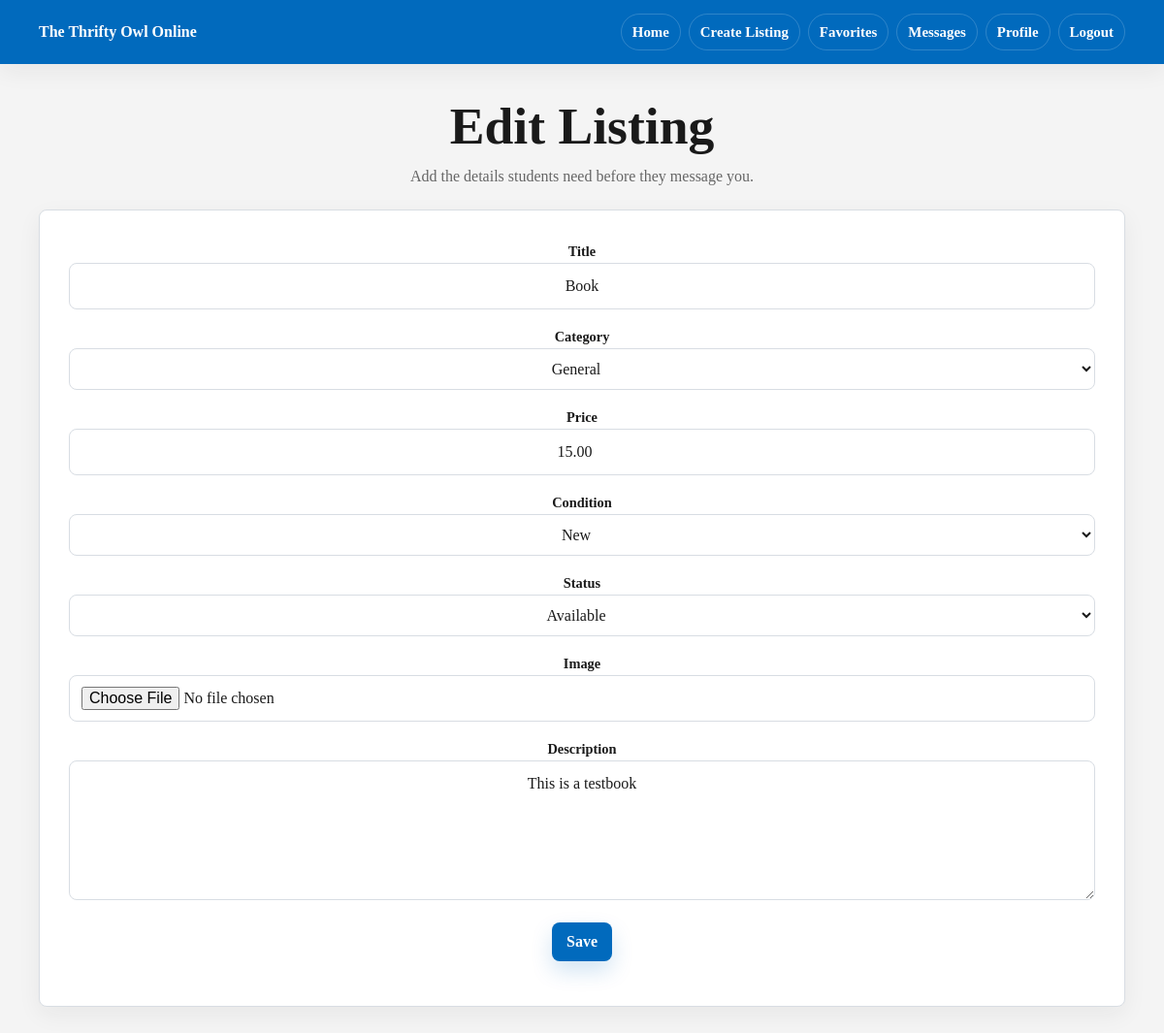
Screenshot of /post/3/edit (signed in) with the database file from the repository.
### app/models.py (models this page shows)
class Post(db.Model):
    __tablename__ = 'posts'
    id = db.Column(db.Integer, primary_key=True)
    title = db.Column(db.String(150), nullable=False)
    description = db.Column(db.String(300), nullable=False)
    category = db.Column(db.String(80), default='General')
    price = db.Column(db.Numeric(10, 2))
    condition = db.Column(db.String(80), default='Good')
    status = db.Column(db.String(80), default='Available')
    image = db.Column(db.String(200))  # optional image path
    is_active = db.Column(db.Boolean, default=True)
    created_at = db.Column(db.DateTime, default=datetime.utcnow)
    owner_id = db.Column(db.Integer, db.ForeignKey('users.id'), nullable=False)

### app/routes.py (the view, shortened to what this page needs)
@main.route('/post/<int:post_id>/edit', methods=['GET', 'POST'])
@login_required
def edit_post(post_id):
    post = Post.query.get_or_404(post_id)
    if post.owner_id != current_user.id and not current_user.is_admin:
        flash('You can only edit your own listings.')
        return redirect(url_for('main.view_post', post_id=post.id))
    form = PostForm(obj=post)
    return render_template('post_form.html', form=form, title='Edit Listing')

### app/forms.py
class PostForm(FlaskForm):
    title = StringField('Title', validators=[
        DataRequired(),
        Length(max=150)
    ])
    description = TextAreaField('Description', validators=[
        DataRequired(),
        Length(max=300)
    ])
    category = SelectField('Category', choices=[
        ('General', 'General'),
        ('Books', 'Books'),
        ('Clothing', 'Clothing'),
        ('Electronics', 'Electronics'),
        ('Furniture', 'Furniture'),
        ('School Supplies', 'School Supplies'),
        ('Other', 'Other')
    ])
    price = DecimalField('Price', places=2, validators=[Optional(), NumberRange(min=0)])
    condition = SelectField('Condition', choices=[
        ('New', 'New'),
        ('Like New', 'Like New'),
        ('Good', 'Good'),
        ('Fair', 'Fair'),
        ('Poor', 'Poor')
    ])
    status = SelectField('Status', choices=[
        ('Available', 'Available'),
        ('Pending', 'Pending'),
        ('Sold', 'Sold')
    ])
    image = FileField('Image')  # optional
    submit = SubmitField('Save')

### app/models.py (called while the page is built)
@login_manager.user_loader
def load_user(user_id):
    return User.query.get(int(user_id))

### app/templates/post_form.html (shortened to what this page needs)
{% extends "base.html" %}
{% block content %}
<section class="page-header">
    <h1>{{ title }}</h1>
    <p class="muted">Add the details students need before they message you.</p>
</section>
<section class="card">
    <form method="post" enctype="multipart/form-data">
        <div>
            <label for="{{ form.title.id }}">{{ form.title.label.text }}</label>
            {{ form.title() }}
        </div>
        <div>
            <label for="{{ form.category.id }}">{{ form.category.label.text }}</label>
            {{ form.category() }}
        </div>
        <div>
            <label for="{{ form.price.id }}">{{ form.price.label.text }}</label>
            {{ form.price() }}
        </div>
        <div>
            <label for="{{ form.condition.id }}">{{ form.condition.label.text }}</label>
            {{ form.condition() }}
        </div>
        <div>
            <label for="{{ form.status.id }}">{{ form.status.label.text }}</label>
            {{ form.status() }}
        </div>
        <div>
            <label for="{{ form.image.id }}">{{ form.image.label.text }}</label>
            {{ form.image() }}
        </div>
        <div>
            <label for="{{ form.description.id }}">{{ form.description.label.text }}</label>
            {{ form.description(rows=5) }}
        </div>
        <p>{{ form.submit() }}</p>
    </form>
</section>
{% endblock %}

### app/static/style.css (style rules this page uses)
:root { --blue: #016ABD; --blue-dark: #003399; --bg: #F4F4F4; --card: #ffffff; --border: #d8dde3; --text: #1a1a1a; --muted: #666666; --danger: #a82222; --radius: 8px; --shadow: 0 18px 45px rgba(26, 26, 26, 0.08); --shadow-soft: 0 8px 24px rgba(26, 26, 26, 0.06); }
* { box-sizing: border-box; }
body { margin: 0; background: var(--bg); color: var(--text); font-family: georgia, serif; line-height: 1.5; -webkit-font-smoothing: antialiased; }
h1, h2, h3, p { margin-top: 0; }
h1, h2, h3 { line-height: 1.15; letter-spacing: 0; }
h1 { font-size: clamp(2rem, 5vw, 3.35rem); }
.container>* { width: 100%; }
form { display: grid; gap: 16px; text-align: center; }
label { color: var(--text); font-size: 0.9rem; font-weight: 800; }
input, select, textarea { width: 100%; padding: 11px 12px; border: 1px solid var(--border); border-radius: var(--radius); background: white; color: var(--text); font: inherit; text-align: center; transition: border-color 160ms ease, box-shadow 160ms ease; }
textarea { min-height: 100px; resize: vertical; }
input[type="submit"], button, .button { min-height: 40px; width: fit-content; display: inline-flex; align-items: center; justify-content: center; padding: 10px 15px; border: 0; border-radius: var(--radius); background: var(--blue); color: white; box-shadow: 0 10px 22px rgba(1, 106, 189, 0.18); font: inherit; font-weight: 800; line-height: 1.2; cursor: pointer; }
.card { background: var(--card); border: 1px solid var(--border); border-radius: var(--radius); padding: clamp(20px, 3vw, 30px); box-shadow: var(--shadow-soft); text-align: center; }
.page-header { text-align: center; }
.page-header h1 { margin-bottom: 8px; }
.page-header p { margin-bottom: 0; }
.muted { color: var(--muted); }

### rows the page displays
Post: title "Book", category "General", price "15.00", condition "New", status "Available", description "This is a testbook"

### other values shown
{{ title }} "Edit Listing"
